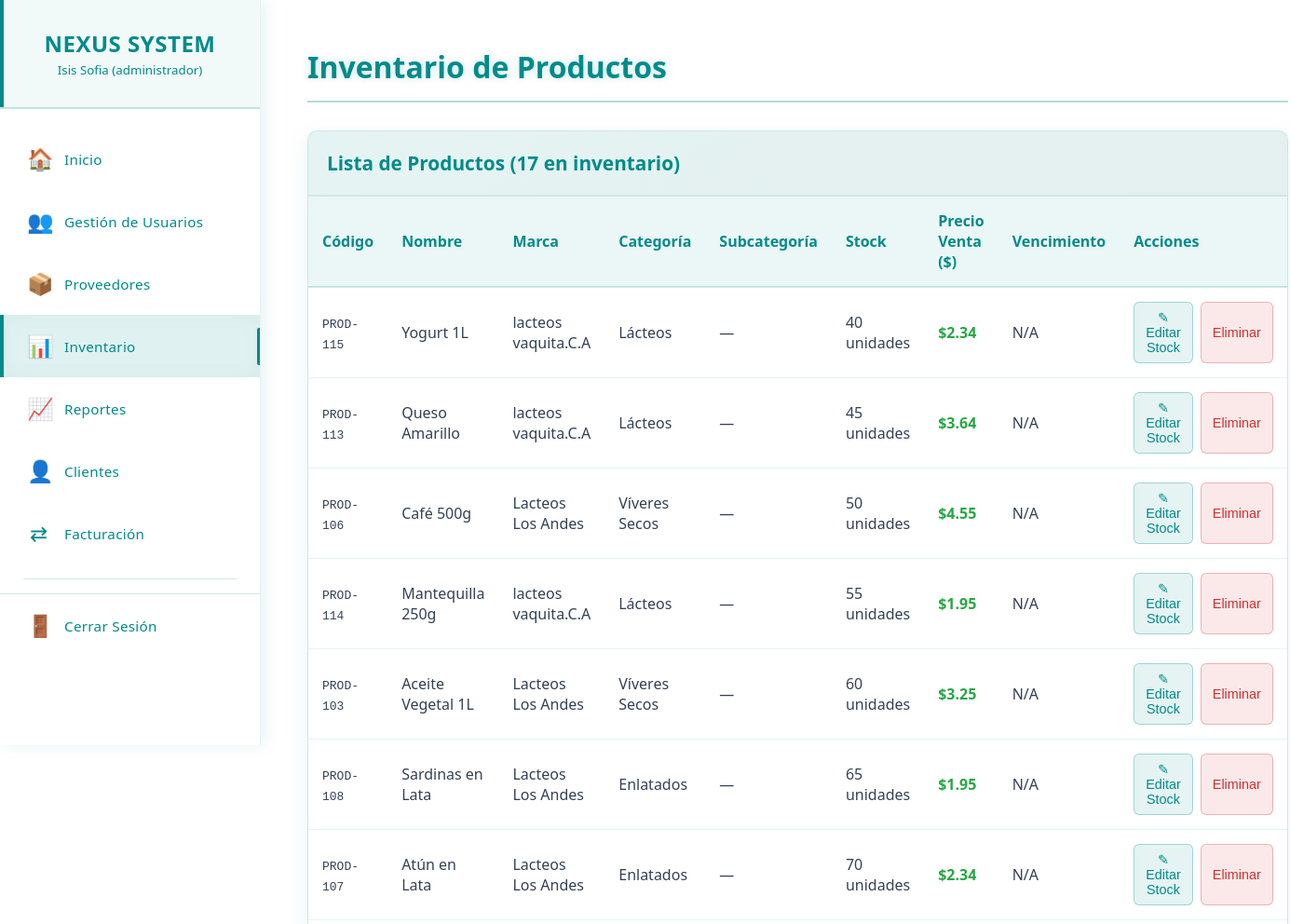
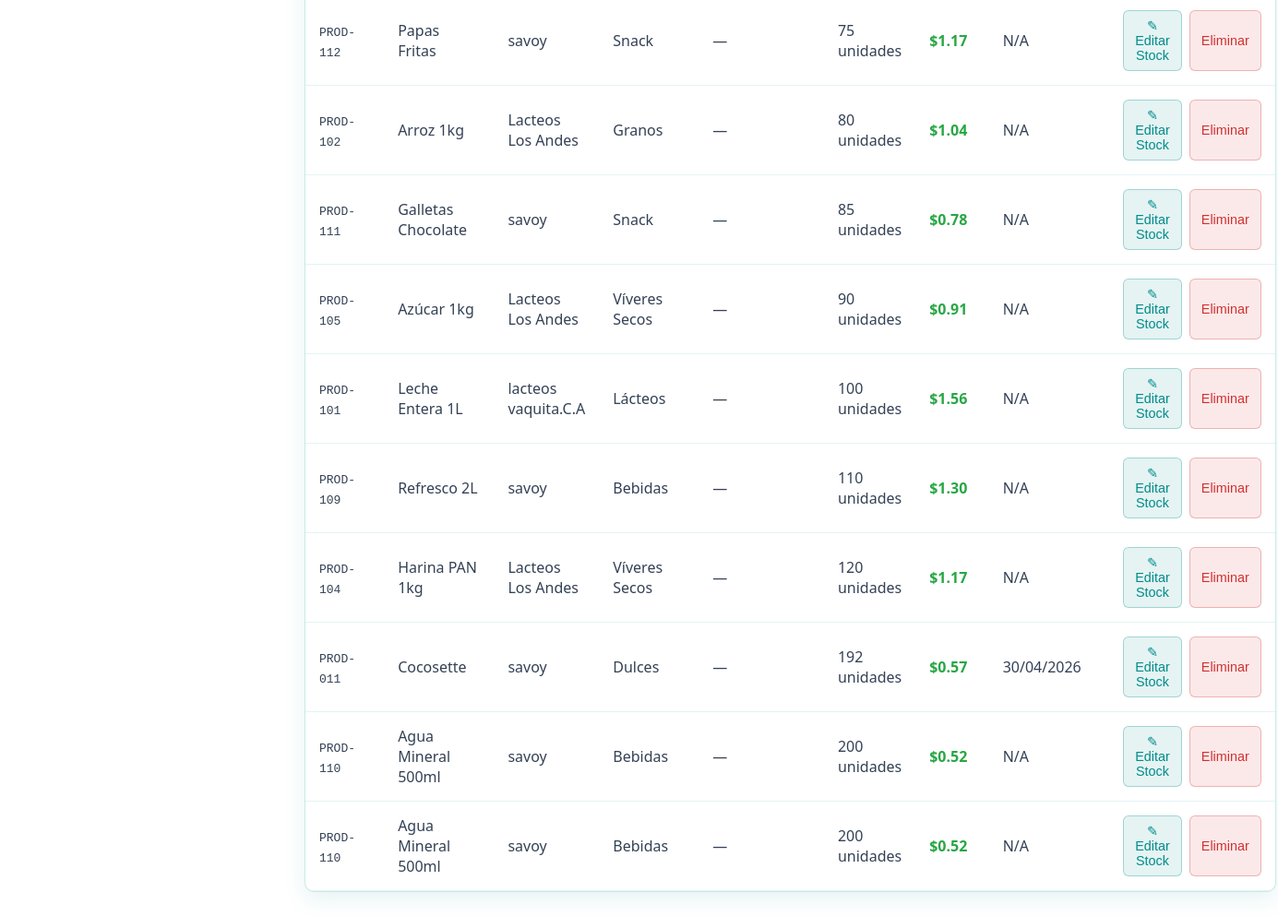
The page /productos.php (signed in) on the database as committed earlier (2 pictures, top to bottom).
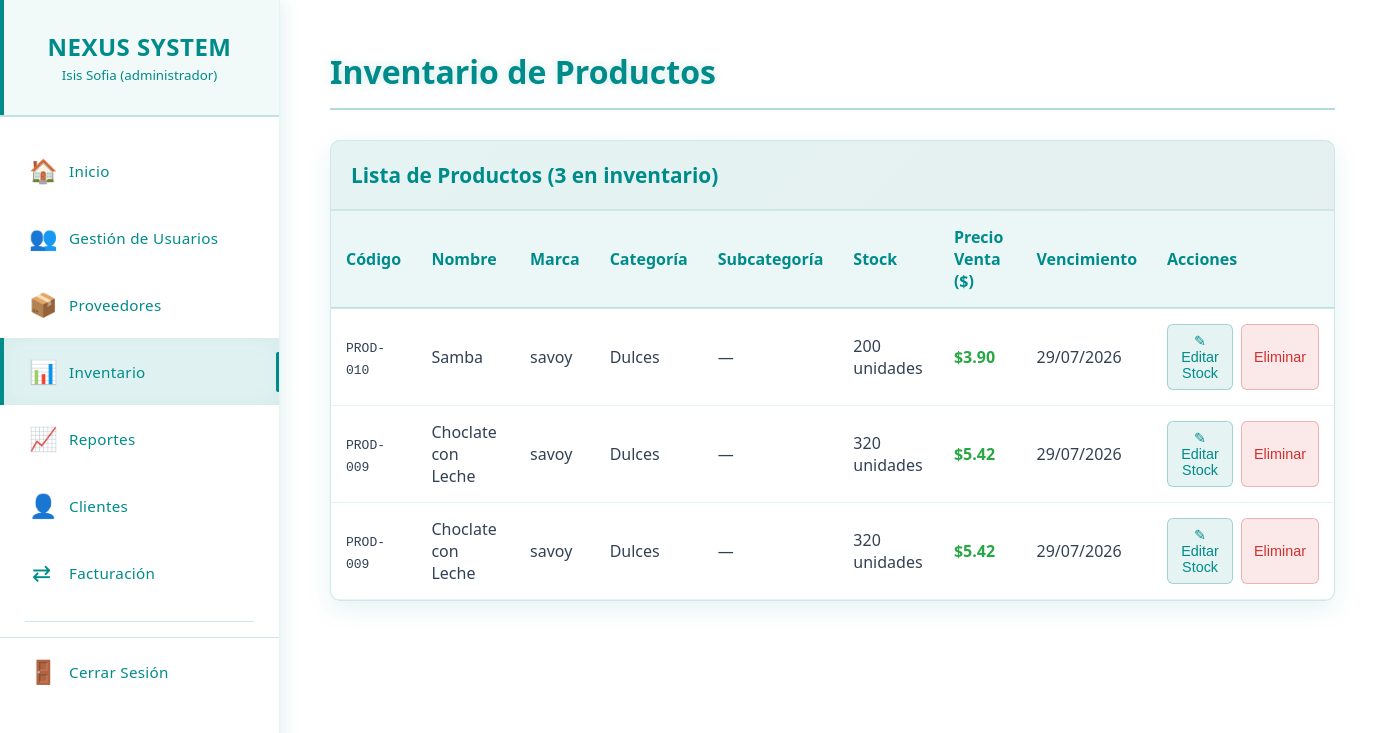
The same page on the database as committed later.
### tables this page shows
CREATE TABLE `productos` (
  `id` int(11) NOT NULL,
  `codigo` varchar(50) NOT NULL,
  `nombre` varchar(255) NOT NULL,
  `categoria_id` int(11) NOT NULL,
  `subcategoria_id` int(11) DEFAULT NULL,
  `proveedor_id` int(11) NOT NULL,
  `id_producto_proveedor` int(11) DEFAULT NULL,
  `fecha_vencimiento` date DEFAULT NULL,
  `cantidad` int(11) NOT NULL DEFAULT 0,
  `precio_costo` decimal(10,2) NOT NULL,
  `precio_venta` decimal(10,2) DEFAULT NULL,
  `created_at` timestamp NOT NULL DEFAULT current_timestamp(),
  `updated_at` timestamp NOT NULL DEFAULT current_timestamp() ON UPDATE current_timestamp(),
  `estado` enum('active','inactive') DEFAULT 'active'
);

CREATE TABLE `proveedores` (
  `id_proveedor` int(11) NOT NULL,
  `nombres` varchar(255) NOT NULL,
  `nombre_comercial` varchar(255) NOT NULL,
  `rif` varchar(20) NOT NULL,
  `telefono` varchar(20) DEFAULT NULL,
  `email` varchar(100) DEFAULT NULL,
  `direccion` text DEFAULT NULL,
  `estado` enum('activo','inactivo') DEFAULT 'activo',
  `registro` timestamp NOT NULL DEFAULT current_timestamp(),
  `actualizacion` timestamp NOT NULL DEFAULT current_timestamp() ON UPDATE current_timestamp()
);

CREATE TABLE `categoria_prod` (
  `id` int(11) NOT NULL,
  `nombre_categoria` varchar(50) NOT NULL,
  `estado` enum('active','inactive') DEFAULT 'active',
  `created_at` timestamp NOT NULL DEFAULT current_timestamp()
);

### productos.php (the view, shortened to what the changed rows need)
<?php
require_once 'conexion.php';
try {
    $query = "SELECT
                p.id,
                p.codigo,
                p.nombre,
                pr.nombre_comercial as marca,
                cp.nombre_categoria,
                s.nombre_subcategoria,
                p.cantidad,
                p.precio_costo,
                p.precio_venta,
                p.fecha_vencimiento
              FROM productos p
              LEFT JOIN proveedores pr ON p.proveedor_id = pr.id_proveedor
              LEFT JOIN categoria_prod cp ON p.categoria_id = cp.id
              LEFT JOIN subcategorias s ON p.subcategoria_id = s.id
              ORDER BY p.cantidad ASC, p.nombre ASC";
    $stmt = $pdo->query($query);
    if ($stmt) {
        $productos = $stmt->fetchAll(PDO::FETCH_ASSOC);
    } else {
        $productos = [];
        error_log("Error en la consulta SQL: no se pudo ejecutar la consulta");
    }
} catch (PDOException $e) {
    error_log("Error de base de datos: " . $e->getMessage());
    $productos = [];
    $_SESSION['error'] = "Error al cargar los productos: " . $e->getMessage();
}
?>
<!DOCTYPE html>
<html lang="es">
<head>
    <link rel="stylesheet" href="css/productos.css">
</head>
<body>
    <?php require_once 'menu.php'; ?>
    <main class="main-content">
        <div class="content-wrapper">
            <div class="page-header">
                <h1 class="page-title">Inventario de Productos</h1>
            </div>
            <div class="users-table">
                <div class="table-header">
                    <h3>Lista de Productos (<?= count($productos) ?> en inventario)</h3>
                </div>
                <div class="table-container">
                    <table>
                        <thead>
                            <tr>
                                <th>Código</th>
                                <th>Nombre</th>
                                <th>Marca</th>
                                <th>Categoría</th>
                                <th>Subcategoría</th>
                                <th>Stock</th>
                                <th>Precio Venta ($)</th>
                                <th>Vencimiento</th>
                                <th>Acciones</th>
                            </tr>
                        </thead>
                        <tbody>
                            <?php if (empty($productos)): ?>
                                <tr>
                                    <td colspan="9" class="no-users">No se encontraron productos en inventario</td>
                                </tr>
                            <?php else: ?>
                                <?php foreach ($productos as $producto): ?>
                                <tr>
                                    <td><code><?= htmlspecialchars($producto['codigo']) ?></code></td>
                                    <td><?= htmlspecialchars($producto['nombre']) ?></td>
                                    <td><?= htmlspecialchars($producto['marca']) ?></td>
                                    <td><?= htmlspecialchars($producto['nombre_categoria']) ?></td>
                                    <td><?= htmlspecialchars($producto['nombre_subcategoria'] ?? '—') ?></td>
                                    <td>
                                        <span class="<?= $producto['cantidad'] < 20 ? 'cantidad-baja' : '' ?>">
                                            <?= $producto['cantidad'] ?> unidades
                                        </span>
                                    </td>
                                    <td style="font-weight: bold; color: #28a745;">
                                        $<?= number_format($producto['precio_venta'], 2) ?>
                                    </td>
                                    <td>
                                        <?php if ($producto['fecha_vencimiento']): ?>
                                            <?php
                                            $hoy = date('Y-m-d');
                                            $fecha_vencimiento = $producto['fecha_vencimiento'];
                                            $dias_restantes = floor((strtotime($fecha_vencimiento) - strtotime($hoy)) / (60 * 60 * 24));
                                            if ($dias_restantes < 0) {
                                                $clase = 'vencimiento-caducado';
                                                $mensaje_vencimiento = '❌ Caducado';
                                            } elseif ($dias_restantes <= 30) {
                                                $clase = 'vencimiento-proximo';
                                                $mensaje_vencimiento = '⚠ Próximo a vencer';
                                            } else {
                                                $clase = '';
                                            }
                                            ?>
                                            <span class="<?= $clase ?>">
                                                <?= date('d/m/Y', strtotime($producto['fecha_vencimiento'])) ?>
                                            </span>
                                        <?php else: ?>
                                            N/A
                                        <?php endif; ?>
                                    </td>
                                    <td>
                                        <div class="acciones-container">
                                            <button class="btn-action btn-editar" onclick="abrirModalStock(<?= $producto['id'] ?>, '<?= addslashes($producto['nombre']) ?>', <?= $producto['cantidad'] ?>)">
                                                ✎ Editar Stock
                                            </button>
                                            <button class="btn-action btn-eliminar" onclick="confirmarEliminar(<?= $producto['id'] ?>)">
                                                Eliminar
                                            </button>
                                        </div>
                                    </td>
                                </tr>
                                <?php endforeach; ?>
                            <?php endif; ?>
                        </tbody>
                    </table>
                </div>
            </div>
        </div>
    </main>
</body>
</html>

Rows that differ between the two databases and show on the page:
removed productos: codigo "PROD-115", nombre "Yogurt 1L", proveedor.nombre_comercial "lacteos vaquita.C.A", categoria_prod.nombre_categoria "Lácteos", nombre_subcategoria "—", cantidad "40", precio_venta "2.34", shows "N/A"
removed productos: codigo "PROD-113", nombre "Queso Amarillo", proveedor.nombre_comercial "lacteos vaquita.C.A", categoria_prod.nombre_categoria "Lácteos", nombre_subcategoria "—", cantidad "45", precio_venta "3.64", shows "N/A"
removed productos: codigo "PROD-106", nombre "Café 500g", proveedor.nombre_comercial "Lacteos Los Andes", categoria_prod.nombre_categoria "Víveres Secos", nombre_subcategoria "—", cantidad "50", precio_venta "4.55", shows "N/A"
removed productos: codigo "PROD-114", nombre "Mantequilla 250g", proveedor.nombre_comercial "lacteos vaquita.C.A", categoria_prod.nombre_categoria "Lácteos", nombre_subcategoria "—", cantidad "55", precio_venta "1.95", shows "N/A"
removed productos: codigo "PROD-103", nombre "Aceite Vegetal 1L", proveedor.nombre_comercial "Lacteos Los Andes", categoria_prod.nombre_categoria "Víveres Secos", nombre_subcategoria "—", cantidad "60", precio_venta "3.25", shows "N/A"
removed productos: codigo "PROD-108", nombre "Sardinas en Lata", proveedor.nombre_comercial "Lacteos Los Andes", categoria_prod.nombre_categoria "Enlatados", nombre_subcategoria "—", cantidad "65", precio_venta "1.95", shows "N/A"
removed productos: codigo "PROD-107", nombre "Atún en Lata", proveedor.nombre_comercial "Lacteos Los Andes", categoria_prod.nombre_categoria "Enlatados", nombre_subcategoria "—", cantidad "70", precio_venta "2.34", shows "N/A"
removed productos: codigo "PROD-112", nombre "Papas Fritas", proveedor.nombre_comercial "savoy", categoria_prod.nombre_categoria "Snack", nombre_subcategoria "—", cantidad "75", precio_venta "1.17", shows "N/A"
removed productos: codigo "PROD-102", nombre "Arroz 1kg", proveedor.nombre_comercial "Lacteos Los Andes", categoria_prod.nombre_categoria "Granos", nombre_subcategoria "—", cantidad "80", precio_venta "1.04", shows "N/A"
removed productos: codigo "PROD-111", nombre "Galletas Chocolate", proveedor.nombre_comercial "savoy", categoria_prod.nombre_categoria "Snack", nombre_subcategoria "—", cantidad "85", precio_venta "0.78", shows "N/A"
removed productos: codigo "PROD-105", nombre "Azúcar 1kg", proveedor.nombre_comercial "Lacteos Los Andes", categoria_prod.nombre_categoria "Víveres Secos", nombre_subcategoria "—", cantidad "90", precio_venta "0.91", shows "N/A"
removed productos: codigo "PROD-101", nombre "Leche Entera 1L", proveedor.nombre_comercial "lacteos vaquita.C.A", categoria_prod.nombre_categoria "Lácteos", nombre_subcategoria "—", cantidad "100", precio_venta "1.56", shows "N/A"
removed productos: codigo "PROD-109", nombre "Refresco 2L", proveedor.nombre_comercial "savoy", categoria_prod.nombre_categoria "Bebidas", nombre_subcategoria "—", cantidad "110", precio_venta "1.30", shows "N/A"
removed productos: codigo "PROD-104", nombre "Harina PAN 1kg", proveedor.nombre_comercial "Lacteos Los Andes", categoria_prod.nombre_categoria "Víveres Secos", nombre_subcategoria "—", cantidad "120", precio_venta "1.17", shows "N/A"
no longer on this page (row edited): productos: codigo "PROD-011", nombre "Cocosette", proveedor.nombre_comercial "savoy", categoria_prod.nombre_categoria "Dulces", nombre_subcategoria "—", cantidad "192", precio_venta "0.57", fecha_vencimiento "30/04/2026"
removed productos: codigo "PROD-110", nombre "Agua Mineral 500ml", proveedor.nombre_comercial "savoy", categoria_prod.nombre_categoria "Bebidas", nombre_subcategoria "—", cantidad "200", precio_venta "0.52", shows "N/A"
added productos: codigo "PROD-010", nombre "Samba", proveedor.nombre_comercial "savoy", categoria_prod.nombre_categoria "Dulces", nombre_subcategoria "—", cantidad "200", precio_venta "3.90", fecha_vencimiento "29/07/2026"
now on this page (row edited): productos: codigo "PROD-009", nombre "Choclate con Leche", proveedor.nombre_comercial "savoy", categoria_prod.nombre_categoria "Dulces", nombre_subcategoria "—", cantidad "320", precio_venta "5.42", fecha_vencimiento "29/07/2026"
Other text that changed with them:
count($productos): "17" → "3"
